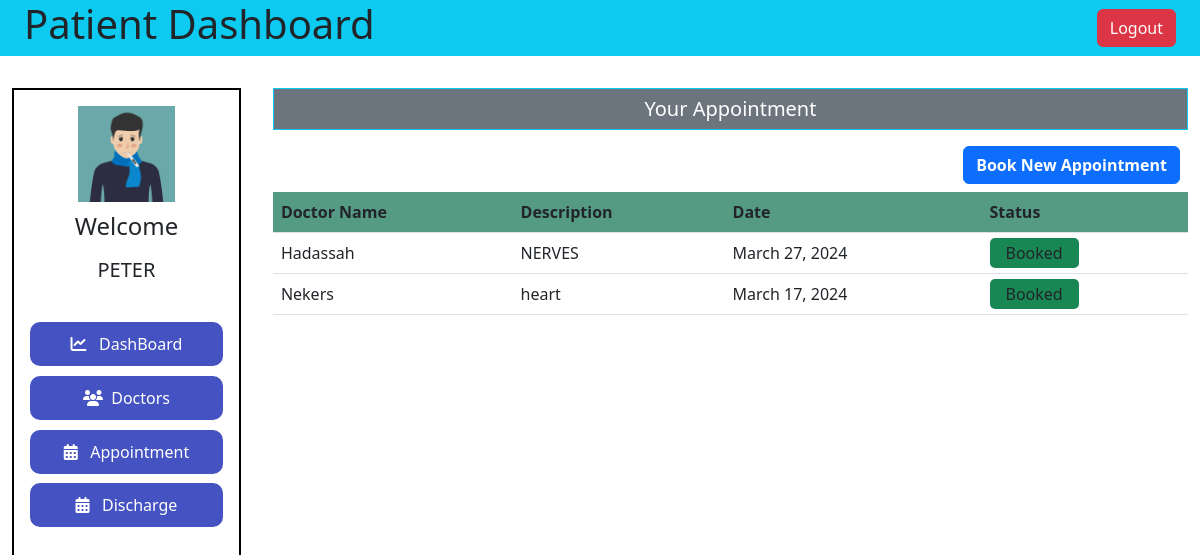
The app's page /patient-dash-appointment/ (signed in) with its own data.
### hospital/models.py (models this page shows, shortened)
class Appointment(models.Model):
    patientId = models.PositiveIntegerField(null=True)
    doctorId = models.PositiveIntegerField(null=True)
    patientName = models.CharField(max_length=40, null=True)
    doctorName = models.CharField(max_length=40, null=True)
    appointmentDate = models.DateField(auto_now=True)
    description = models.TextField(max_length=500)
    status = models.BooleanField(default=False)

### hospital/views.py (the view)
# urls.py: path('patient-dash-appointment/',ViewPatientDashAppointment,name='patientDashBoardAppointment'),
@login_required(login_url='patientlogin')
@user_passes_test(is_patient)
def ViewPatientDashAppointment(request):
    appointment = Appointment.objects.all().filter(patientId = request.user.id).order_by('-id')
    return render(request,'hospital/patientDashBoardAppointment.html',locals())

### hospital/views.py (called while the page is built)
def is_patient(user):
    return user.groups.filter(name='PATIENT').exists()

### templates/hospital/patientDashBoardAppointment.html (shortened to what this page needs)
{% extends 'hospital/patientDashboard.html' %} {% block patientDashBoard %}
<div>
    <h5 class="text-center p-2 border border-info bg-secondary text-white">Your Appointment</h5>
    <a href="{% url 'patientBookAppointment' %}"><button style="float: right;" class="m-2 btn btn-primary fw-semibold">Book New Appointment</button></a>
    <table class="table">
        <tr>
            <th>Doctor Name</th>
            <th>Description</th>
            <th>Date</th>
            <th>Status</th>
        </tr>
        {% for app in appointment %}
        <tr>
            <td>{{app.doctorName}}</td>
            <td>{{app.description}}</td>
            <td>{{app.appointmentDate}}</td>
            <td>
                {% if app.status %}
                <span class="text-whitw bg-success px-3 py-1 " style="border-radius: 5px;">Booked</span>
                {% else %}
                <span class="text-dark bg-warning px-3 py-1 " style="border-radius: 5px;">Pending</span>
                {% endif %}
            </td>
        </tr>
        {% endfor %}
    </table>
</div>
{% endblock patientDashBoard %}

### templates/hospital/patientDashboard.html (shortened to what this page needs)
{% load static %}
<!DOCTYPE html>
<html lang="en">
  <head>
    <link rel="stylesheet" href="{% static 'hospital/css/admin.css' %}" />
    <link
      rel="stylesheet"
      href="{% static 'hospital/css/admin-responsive.css' %}"
    />
    <link
      href="https://cdn.jsdelivr.net/npm/bootstrap@5.3.0/dist/css/bootstrap.min.css"
      rel="stylesheet"
    />
    <link
      href="https://cdn.jsdelivr.net/npm/bootstrap@5.3.0/dist/css/bootstrap.min.css"
      rel="stylesheet"
    />
  </head>
  <body>
    <nav class="bg-info d-flex justify-content-between align-items-center px-4">
      <h1>Patient Dashboard</h1>
      <a href="{% url 'logout' %}"><button class="btn btn-danger">Logout</button></a>
    </nav>
    <div class="container-fluid admin">
      <div class="admin-left">
        <div>
          <img src="{% static 'hospital/images/patient.jpg' %}" alt="" />
          <h4>Welcome</h4>
          <h5>{{request.user.first_name}}</h5>
        </div>
        <div>
          <a href="{% url 'patientDashBoard' %}"
            ><button class="active">
              <i class="fa-solid fa-chart-line"></i> &nbsp; DashBoard
            </button></a
          >
          <a href="">
            <button><i class="fa-solid fa-users"></i>&nbsp; Doctors</button></a
          >
          <a href="{% url 'patientDashBoardAppointment' %}"
            ><button>
              <i class="fa-solid fa-calendar-days"></i> &nbsp; Appointment
            </button></a
          >
          <a href=""
            ><button>
              <i class="fa-solid fa-calendar-days"></i> &nbsp; Discharge
            </button></a
          >
        </div>
      </div>
      <div class="admin-right">
        {% block patientDashBoard %}{% endblock patientDashBoard %}
      </div>
    </div>
  </body>
</html>

### static/hospital/css/admin.css (style rules this page uses)
.admin { display: flex; margin-top: 2rem; gap: 2rem; }
.admin-left { border: 2px solid black; width: 20%; height: 100vh; }
.admin-left > div { width: 100%; display: flex; flex-direction: column; align-items: center; padding: 1rem; gap: .6rem; }
.admin-left>div a { width: 100%; }
.admin-left button { width: 100%; padding: 10px; font-weight: 500; background-color: rgba(13, 30, 175, 0.764); color: white; border-radius: 10px; border: 0; }
.admin-left img { width: 50%; object-fit: cover; }
.admin-right { width: 80%; height: 100vh; }
th { background-color: rgba(10, 109, 76, 0.692) !important; }
tr:nth-child(even) { background-color: rgba(127, 255, 212, 0.346) !important; }
tr:nth-child(even) { background-color: red; }

### records on screen
Appointment: doctorName "Hadassah", description "NERVES", appointmentDate "March 27, 2024", status "Booked"
Appointment: doctorName "Nekers", description "heart", appointmentDate "March 17, 2024", status "Booked"

### other values on screen
{{ request.user.first_name }} "PETER"
